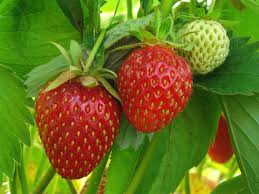
//> input picture strawberrie.jpg, 259 x 194 px
$ ./newest_code_1_31 strawberrie.jpg   (built with g++ and OpenCV 4)
//> lines starting //> are read from the running program, lines starting //| are printed output that depends on the picture; after the words box and inside, x2 and y2 are one past the last pixel; in counts of white or black regions, pixels touching at a corner belong together
#include "opencv2/imgproc/imgproc.hpp"
#include "opencv2/highgui/highgui.hpp"
#include <iostream>
#include <stdio.h>

using namespace std;
using namespace cv;

int mask_red(Mat new_image);
int mask_green(Mat new_image);
int draw_histogram(Mat new_image);
int circle_red(Mat new_image);

int main(int argc, char** argv)
{
	Mat src = imread(argv[1], 1);
//> src is the input picture: 194 rows x 259 cols, CV_8UC3; mean B, G, R 29.8, 114, 105.4

	// Create a matrix entry for each pixel
	Mat samples(src.rows * src.cols, 3, CV_32F);
	for (int y = 0; y < src.rows; y++)
		for (int x = 0; x < src.cols; x++)
			for (int z = 0; z < 3; z++)
				samples.at<float>(y + x * src.rows, z) = src.at<Vec3b>(y, x)[z];


	int clusterCount = 12;
	Mat labels;
	int attempts = 1;
	Mat centers;
	kmeans(samples, clusterCount, labels, TermCriteria(CV_TERMCRIT_ITER | CV_TERMCRIT_EPS, 10000, 0.0001), attempts, KMEANS_PP_CENTERS, centers);
//> centers = [[16.59, 112.5, 58.11], [48.2, 130.5, 99.01], [17.28, 34.04, 159.2], [86.84, 104.7, 212.8], [136.8, 236.5, 218], [13.31, 144.8, 78.04], [10.72, 35.97, 116.9], [81.21, 181.4, 149.7], [12.03, 73.67, 41.59], [42.03, 69.28, 176.6], [34.23, 207.3, 191.6], [25.39, 169.7, 125.8]]


	Mat new_image(src.size(), src.type());
	for (int y = 0; y < src.rows; y++)
		for (int x = 0; x < src.cols; x++)
		{
			int cluster_idx = labels.at<int>(y + x * src.rows, 0);
			new_image.at<Vec3b>(y, x)[0] = centers.at<float>(cluster_idx, 0);
			new_image.at<Vec3b>(y, x)[1] = centers.at<float>(cluster_idx, 1);
			new_image.at<Vec3b>(y, x)[2] = centers.at<float>(cluster_idx, 2);
		}

	namedWindow("original image", CV_WINDOW_NORMAL);
	imshow("original image", src);
	namedWindow("kmeans image", CV_WINDOW_NORMAL);
	imshow("kmeans image", new_image);

	draw_histogram(new_image);
	mask_red(new_image);
	mask_green(new_image);

	waitKey(0);

	circle_red(new_image);

	waitKey(0);
}

// Masks the ripe
int mask_red(Mat new_image)
{
	Mat3b hsv;
	cvtColor(new_image, hsv, COLOR_BGR2HSV);

	Mat1b mask1, mask2;
	inRange(hsv, Scalar(0, 70, 50), Scalar(10, 255, 255), mask1);
	inRange(hsv, Scalar(170, 70, 50), Scalar(180, 255, 255), mask2);

	Mat1b mask = mask1 | mask2;

	namedWindow("Masked red", CV_WINDOW_NORMAL);
	imshow("Masked red", mask);

	return 0;
}

// Masks the unripe
int mask_green(Mat new_image)
{
	Mat3b hsv;
	cvtColor(new_image, hsv, COLOR_BGR2HSV);

	Mat1b mask1, mask2;
	inRange(hsv, Scalar(20, 38, 70), Scalar(35, 255, 255), mask1);
	//inRange(hsv, Scalar(70, 170, 50), Scalar(255, 180, 255), mask2);

	Mat1b mask = mask1; // | mask2;

	namedWindow("Masked green", CV_WINDOW_NORMAL);
	imshow("Masked green", mask);

	return 0;
}

int draw_histogram(Mat src)
{
	Mat dst;

	if (!src.data)
	{
		return -1;
	}

	/// Separate the image in 3 places ( B, G and R )
	vector<Mat> bgr_planes;
	split(src, bgr_planes);
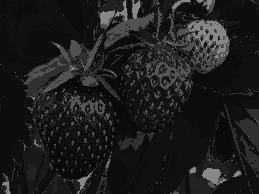
//> bgr_planes[0]: 194 rows x 259 cols, CV_8UC1; min 10, max 136, mean 29.4
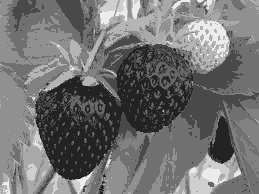
//> bgr_planes[1]: 194 rows x 259 cols, CV_8UC1; min 34, max 236, mean 113.4
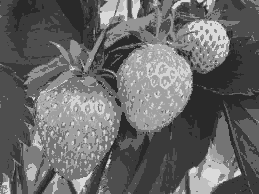
//> bgr_planes[2]: 194 rows x 259 cols, CV_8UC1; min 41, max 218, mean 105.1

	/// Establish the number of bins
	int histSize = 256;

	/// Set the ranges ( for B,G,R) )
	float range[] = { 0, 256 };
	const float* histRange = { range };

	bool uniform = true; bool accumulate = false;

	Mat b_hist, g_hist, r_hist;

	/// Compute the histograms:
	calcHist(&bgr_planes[0], 1, 0, Mat(), b_hist, 1, &histSize, &histRange, uniform, accumulate);
//> b_hist = 256 values, max 11224 at index 16, min 0 at index 0, mean 196.3
	calcHist(&bgr_planes[1], 1, 0, Mat(), g_hist, 1, &histSize, &histRange, uniform, accumulate);
//> g_hist = 256 values, max 11224 at index 112, min 0 at index 0, mean 196.3
	calcHist(&bgr_planes[2], 1, 0, Mat(), r_hist, 1, &histSize, &histRange, uniform, accumulate);
//> r_hist = 256 values, max 11224 at index 58, min 0 at index 0, mean 196.3

	// Draw the histograms for B, G and R
	int hist_w = 512; int hist_h = 400;
	int bin_w = cvRound((double)hist_w / histSize);

	Mat histImage(hist_h, hist_w, CV_8UC3, Scalar(0, 0, 0));

	/// Normalize the result to [ 0, histImage.rows ]
	normalize(b_hist, b_hist, 0, histImage.rows, NORM_MINMAX, -1, Mat());
//> b_hist = 256 values, max 400 at index 16, min 0 at index 0, mean 6.99
	normalize(g_hist, g_hist, 0, histImage.rows, NORM_MINMAX, -1, Mat());
//> g_hist = 256 values, max 400 at index 112, min 0 at index 0, mean 6.99
	normalize(r_hist, r_hist, 0, histImage.rows, NORM_MINMAX, -1, Mat());
//> r_hist = 256 values, max 400 at index 58, min 0 at index 0, mean 6.99

	/// Draw for each channel
	for (int i = 1; i < histSize; i++)
	{
		line(histImage, Point(bin_w*(i - 1), hist_h - cvRound(b_hist.at<float>(i - 1))),
			Point(bin_w*(i), hist_h - cvRound(b_hist.at<float>(i))),
			Scalar(255, 0, 0), 2, 8, 0);
		line(histImage, Point(bin_w*(i - 1), hist_h - cvRound(g_hist.at<float>(i - 1))),
			Point(bin_w*(i), hist_h - cvRound(g_hist.at<float>(i))),
			Scalar(0, 255, 0), 2, 8, 0);
		line(histImage, Point(bin_w*(i - 1), hist_h - cvRound(r_hist.at<float>(i - 1))),
			Point(bin_w*(i), hist_h - cvRound(r_hist.at<float>(i))),
			Scalar(0, 0, 255), 2, 8, 0);
	}
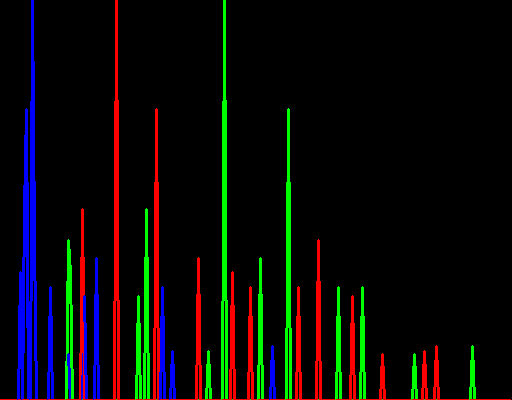
//> histImage: 400 rows x 512 cols, CV_8UC3; mean B, G, R 8.3, 9.9, 10.8
//> in mask_red, `cvtColor(new_image, hsv, COLOR_BGR2HSV);`: hsv: 194 rows x 259 cols, CV_8UC3; mean H, S, V 34.2, 205.9, 139.5
//> in mask_red, `inRange(hsv, Scalar(0, 70, 50), Scalar(10, 255, 255), mask1);`:
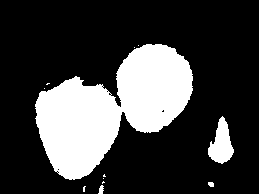
//> mask1: 194 rows x 259 cols, CV_8UC1; 24.6% white; 12 white regions (8 under 20 px), largest, box (x1, y1, x2, y2) and area: (35, 44, 193, 180) 11543, (208, 116, 234, 164) 721, (98, 185, 104, 194) 36, (208, 182, 214, 187) 26
//> in mask_red, `inRange(hsv, Scalar(170, 70, 50), Scalar(180, 255, 255), mask2);`: mask2: 194 rows x 259 cols, CV_8UC1; every value is 0
//> in mask_green, `inRange(hsv, Scalar(20, 38, 70), Scalar(35, 255, 255), mask1);`: mask1: 194 rows x 259 cols, CV_8UC1; 5.6% white; 61 white regions (48 under 20 px), largest, box (x1, y1, x2, y2) and area: (189, 155, 230, 194) 851, (188, 20, 229, 57) 617, (100, 0, 118, 26) 284

	/// Display
	namedWindow("calcHist", CV_WINDOW_NORMAL);
	imshow("calcHist", histImage);

	return 0;
}

int circle_red(Mat new_image)
{
	// Convert input image to HSV
 	cv::Mat hsv_image;
	cv::cvtColor(new_image, hsv_image, cv::COLOR_BGR2HSV);

	// Threshold the HSV image, keep only the red pixels
	cv::Mat lower_red_hue_range;
	cv::Mat upper_red_hue_range;
	cv::inRange(hsv_image, cv::Scalar(0, 100, 100), cv::Scalar(10, 255, 255), lower_red_hue_range);
	cv::inRange(hsv_image, cv::Scalar(160, 100, 100), cv::Scalar(179, 255, 255), upper_red_hue_range);

	// Combine the above two images
	cv::Mat red_hue_image;
	cv::addWeighted(lower_red_hue_range, 1.0, upper_red_hue_range, 1.0, 0.0, red_hue_image);

	cv::GaussianBlur(red_hue_image, red_hue_image, cv::Size(9, 9), 2, 2);
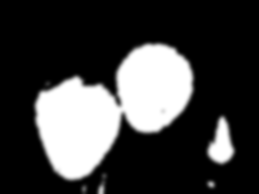
//> red_hue_image: 194 rows x 259 cols, CV_8UC1; 14.07% of pixels changed, all inside (x1, y1, x2, y2) = (31, 40, 238, 194)

	// Use the Hough transform to detect circles in the combined threshold image
	std::vector<cv::Vec3f> circles;
	cv::HoughCircles(red_hue_image, circles, CV_HOUGH_GRADIENT, 1, red_hue_image.rows / 8, 100, 20, 0, 0);
//> circles = 5 circles (x, y, radius): [155.5, 81.5, 37.7], [73.5, 155.5, 23.9], [220.5, 150.5, 12.5], [66.5, 114.5, 53.8], [148.5, 107.5, 25.2]

	// Loop over all detected circles and outline them on the original image
	if (circles.size() == 0)
		std::exit(-1);

	for (size_t current_circle = 0; current_circle < circles.size(); ++current_circle)
	{
		cv::Point center(std::round(circles[current_circle][0]), std::round(circles[current_circle][1]));
		int radius = std::round(circles[current_circle][2]);
		cv::circle(new_image, center, radius, cv::Scalar(0, 255, 0), 5);
	}
//> this loop made 5 passes
//> (center, radius) on passes 1 to 5: (Point(156, 82), 38), (Point(74, 156), 24), (Point(221, 151), 13), (Point(67, 115), 54), (Point(149, 108), 25)
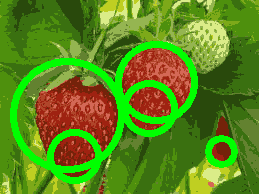
//> new_image: 194 rows x 259 cols, CV_8UC3; mean B, G, R 26.1, 134.7, 90.1

	namedWindow("Attempt circle red", CV_WINDOW_NORMAL);
	imshow("Attempt circle red", new_image);
}
